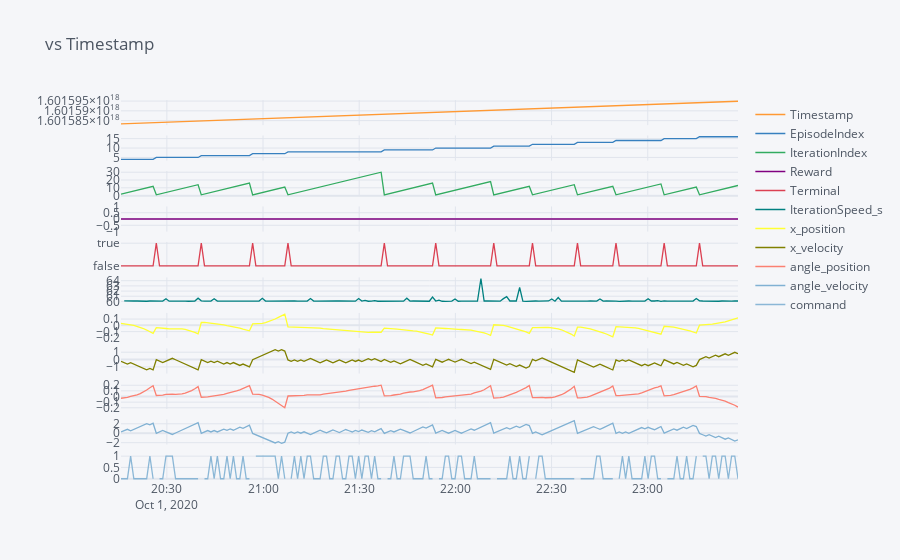
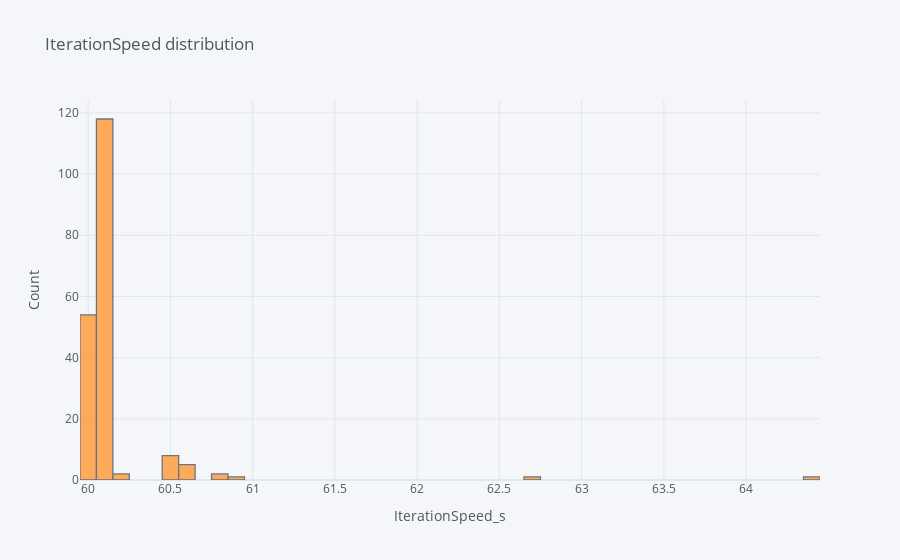

Notebook cell for these charts, in order:
### Markdown cell above
## Iteration speed

### Code cell
plotdf = df
plotdf.index= df['Timestamp']
plotdf.iplot(
    subplots=True,
    shared_xaxes=True,
    title = 'vs Timestamp'
    )

plotdf['IterationSpeed_s'].iplot(
    title = 'IterationSpeed distribution',
    kind='hist',
    xTitle='IterationSpeed_s',
    yTitle='Count'
    )

### Figure 1 — Plotly figure (JSON) as saved in the notebook; plotly's stock layout.template omitted (floating-point values rounded to 4 significant figures; data arrays with more than 128 entries replaced by an {"elided": "..."} marker saying what was removed)
{"data": [{"line": {"color": "rgba(255, 153, 51, 1.0)", "dash": "solid", "shape": "linear", "width": 1.3}, "mode": "lines", "name": "Timestamp", "text": "", "type": "scatter", "x": {"elided": "193 str values"}, "xaxis": "x", "y": {"elided": "193 int values"}, "yaxis": "y"}, {"line": {"color": "rgba(55, 128, 191, 1.0)", "dash": "solid", "shape": "linear", "width": 1.3}, "mode": "lines", "name": "EpisodeIndex", "text": "", "type": "scatter", "x": {"elided": "193 str values"}, "xaxis": "x2", "y": {"elided": "193 int values"}, "yaxis": "y2"}, {"line": {"color": "rgba(50, 171, 96, 1.0)", "dash": "solid", "shape": "linear", "width": 1.3}, "mode": "lines", "name": "IterationIndex", "text": "", "type": "scatter", "x": {"elided": "193 str values"}, "xaxis": "x3", "y": {"elided": "193 int values"}, "yaxis": "y3"}, {"line": {"color": "rgba(128, 0, 128, 1.0)", "dash": "solid", "shape": "linear", "width": 1.3}, "mode": "lines", "name": "Reward", "text": "", "type": "scatter", "x": {"elided": "193 str values"}, "xaxis": "x4", "y": {"elided": "193 int values"}, "yaxis": "y4"}, {"line": {"color": "rgba(219, 64, 82, 1.0)", "dash": "solid", "shape": "linear", "width": 1.3}, "mode": "lines", "name": "Terminal", "text": "", "type": "scatter", "x": {"elided": "193 str values"}, "xaxis": "x5", "y": {"elided": "193 bool values"}, "yaxis": "y5"}, {"line": {"color": "rgba(0, 128, 128, 1.0)", "dash": "solid", "shape": "linear", "width": 1.3}, "mode": "lines", "name": "IterationSpeed_s", "text": "", "type": "scatter", "x": {"elided": "193 str values"}, "xaxis": "x6", "y": {"elided": "193 mixed values"}, "yaxis": "y6"}, {"line": {"color": "rgba(255, 255, 51, 1.0)", "dash": "solid", "shape": "linear", "width": 1.3}, "mode": "lines", "name": "x_position", "text": "", "type": "scatter", "x": {"elided": "193 str values"}, "xaxis": "x7", "y": {"elided": "193 float values"}, "yaxis": "y7"}, {"line": {"color": "rgba(128, 128, 0, 1.0)", "dash": "solid", "shape": "linear", "width": 1.3}, "mode": "lines", "name": "x_velocity", "text": "", "type": "scatter", "x": {"elided": "193 str values"}, "xaxis": "x8", "y": {"elided": "193 float values"}, "yaxis": "y8"}, {"line": {"color": "rgba(251, 128, 114, 1.0)", "dash": "solid", "shape": "linear", "width": 1.3}, "mode": "lines", "name": "angle_position", "text": "", "type": "scatter", "x": {"elided": "193 str values"}, "xaxis": "x9", "y": {"elided": "193 float values"}, "yaxis": "y9"}, {"line": {"color": "rgba(128, 177, 211, 1.0)", "dash": "solid", "shape": "linear", "width": 1.3}, "mode": "lines", "name": "angle_velocity", "text": "", "type": "scatter", "x": {"elided": "193 str values"}, "xaxis": "x10", "y": {"elided": "193 float values"}, "yaxis": "y10"}, {"line": {"color": "rgba(128, 177, 211, 0.8999999999999999)", "dash": "solid", "shape": "linear", "width": 1.3}, "mode": "lines", "name": "command", "text": "", "type": "scatter", "x": {"elided": "193 str values"}, "xaxis": "x11", "y": {"elided": "193 mixed values"}, "yaxis": "y11"}], "layout": {"autosize": true, "legend": {"bgcolor": "#F5F6F9", "font": {"color": "#4D5663"}}, "paper_bgcolor": "#F5F6F9", "plot_bgcolor": "#F5F6F9", "title": {"font": {"color": "#4D5663"}, "text": "vs Timestamp"}, "xaxis": {"anchor": "y", "autorange": true, "domain": [0, 1], "gridcolor": "#E1E5ED", "matches": "x11", "range": ["2020-10-01 20:15:41.807", "2020-10-01 23:28:09.299"], "showgrid": true, "showticklabels": false, "tickfont": {"color": "#4D5663"}, "title": {"font": {"color": "#4D5663"}, "text": ""}, "type": "date", "zerolinecolor": "#E1E5ED"}, "xaxis10": {"anchor": "y10", "autorange": true, "domain": [0, 1], "gridcolor": "#E1E5ED", "matches": "x11", "range": ["2020-10-01 20:15:41.807", "2020-10-01 23:28:09.299"], "showgrid": true, "showticklabels": false, "tickfont": {"color": "#4D5663"}, "title": {"font": {"color": "#4D5663"}, "text": ""}, "type": "date", "zerolinecolor": "#E1E5ED"}, "xaxis11": {"anchor": "y11", "autorange": true, "domain": [0, 1], "gridcolor": "#E1E5ED", "range": ["2020-10-01 20:15:41.807", "2020-10-01 23:28:09.299"], "showgrid": true, "tickfont": {"color": "#4D5663"}, "title": {"font": {"color": "#4D5663"}, "text": ""}, "type": "date", "zerolinecolor": "#E1E5ED"}, "xaxis2": {"anchor": "y2", "autorange": true, "domain": [0, 1], "gridcolor": "#E1E5ED", "matches": "x11", "range": ["2020-10-01 20:15:41.807", "2020-10-01 23:28:09.299"], "showgrid": true, "showticklabels": false, "tickfont": {"color": "#4D5663"}, "title": {"font": {"color": "#4D5663"}, "text": ""}, "type": "date", "zerolinecolor": "#E1E5ED"}, "xaxis3": {"anchor": "y3", "autorange": true, "domain": [0, 1], "gridcolor": "#E1E5ED", "matches": "x11", "range": ["2020-10-01 20:15:41.807", "2020-10-01 23:28:09.299"], "showgrid": true, "showticklabels": false, "tickfont": {"color": "#4D5663"}, "title": {"font": {"color": "#4D5663"}, "text": ""}, "type": "date", "zerolinecolor": "#E1E5ED"}, "xaxis4": {"anchor": "y4", "autorange": true, "domain": [0, 1], "gridcolor": "#E1E5ED", "matches": "x11", "range": ["2020-10-01 20:15:41.807", "2020-10-01 23:28:09.299"], "showgrid": true, "showticklabels": false, "tickfont": {"color": "#4D5663"}, "title": {"font": {"color": "#4D5663"}, "text": ""}, "type": "date", "zerolinecolor": "#E1E5ED"}, "xaxis5": {"anchor": "y5", "autorange": true, "domain": [0, 1], "gridcolor": "#E1E5ED", "matches": "x11", "range": ["2020-10-01 20:15:41.807", "2020-10-01 23:28:09.299"], "showgrid": true, "showticklabels": false, "tickfont": {"color": "#4D5663"}, "title": {"font": {"color": "#4D5663"}, "text": ""}, "type": "date", "zerolinecolor": "#E1E5ED"}, "xaxis6": {"anchor": "y6", "autorange": true, "domain": [0, 1], "gridcolor": "#E1E5ED", "matches": "x11", "range": ["2020-10-01 20:15:41.807", "2020-10-01 23:28:09.299"], "showgrid": true, "showticklabels": false, "tickfont": {"color": "#4D5663"}, "title": {"font": {"color": "#4D5663"}, "text": ""}, "type": "date", "zerolinecolor": "#E1E5ED"}, "xaxis7": {"anchor": "y7", "autorange": true, "domain": [0, 1], "gridcolor": "#E1E5ED", "matches": "x11", "range": ["2020-10-01 20:15:41.807", "2020-10-01 23:28:09.299"], "showgrid": true, "showticklabels": false, "tickfont": {"color": "#4D5663"}, "title": {"font": {"color": "#4D5663"}, "text": ""}, "type": "date", "zerolinecolor": "#E1E5ED"}, "xaxis8": {"anchor": "y8", "autorange": true, "domain": [0, 1], "gridcolor": "#E1E5ED", "matches": "x11", "range": ["2020-10-01 20:15:41.807", "2020-10-01 23:28:09.299"], "showgrid": true, "showticklabels": false, "tickfont": {"color": "#4D5663"}, "title": {"font": {"color": "#4D5663"}, "text": ""}, "type": "date", "zerolinecolor": "#E1E5ED"}, "xaxis9": {"anchor": "y9", "autorange": true, "domain": [0, 1], "gridcolor": "#E1E5ED", "matches": "x11", "range": ["2020-10-01 20:15:41.807", "2020-10-01 23:28:09.299"], "showgrid": true, "showticklabels": false, "tickfont": {"color": "#4D5663"}, "title": {"font": {"color": "#4D5663"}, "text": ""}, "type": "date", "zerolinecolor": "#E1E5ED"}, "yaxis": {"anchor": "x", "autorange": true, "domain": [0.9339, 1], "gridcolor": "#E1E5ED", "range": [1601582700279666700, 1601595530826333400], "showgrid": true, "tickfont": {"color": "#4D5663"}, "title": {"font": {"color": "#4D5663"}, "text": ""}, "type": "linear", "zerolinecolor": "#E1E5ED"}, "yaxis10": {"anchor": "x10", "autorange": true, "domain": [0.09339, 0.1595], "gridcolor": "#E1E5ED", "range": [-2.385, 2.937], "showgrid": true, "tickfont": {"color": "#4D5663"}, "title": {"font": {"color": "#4D5663"}, "text": ""}, "type": "linear", "zerolinecolor": "#E1E5ED"}, "yaxis11": {"anchor": "x11", "autorange": true, "domain": [0, 0.06612], "gridcolor": "#E1E5ED", "range": [-0.05556, 1.056], "showgrid": true, "tickfont": {"color": "#4D5663"}, "title": {"font": {"color": "#4D5663"}, "text": ""}, "type": "linear", "zerolinecolor": "#E1E5ED"}, "yaxis2": {"anchor": "x2", "autorange": true, "domain": [0.8405, 0.9066], "gridcolor": "#E1E5ED", "range": [3.333, 16.67], "showgrid": true, "tickfont": {"color": "#4D5663"}, "title": {"font": {"color": "#4D5663"}, "text": ""}, "type": "linear", "zerolinecolor": "#E1E5ED"}, "yaxis3": {"anchor": "x3", "autorange": true, "domain": [0.7471, 0.8132], "gridcolor": "#E1E5ED", "range": [-0.6111, 31.61], "showgrid": true, "tickfont": {"color": "#4D5663"}, "title": {"font": {"color": "#4D5663"}, "text": ""}, "type": "linear", "zerolinecolor": "#E1E5ED"}, "yaxis4": {"anchor": "x4", "autorange": true, "domain": [0.6537, 0.7198], "gridcolor": "#E1E5ED", "range": [-1, 1], "showgrid": true, "tickfont": {"color": "#4D5663"}, "title": {"font": {"color": "#4D5663"}, "text": ""}, "type": "linear", "zerolinecolor": "#E1E5ED"}, "yaxis5": {"anchor": "x5", "autorange": true, "domain": [0.5603, 0.6264], "gridcolor": "#E1E5ED", "range": [-0.05556, 1.056], "showgrid": true, "tickfont": {"color": "#4D5663"}, "title": {"font": {"color": "#4D5663"}, "text": ""}, "type": "category", "zerolinecolor": "#E1E5ED"}, "yaxis6": {"anchor": "x6", "autorange": true, "domain": [0.4669, 0.5331], "gridcolor": "#E1E5ED", "range": [59.77, 64.64], "showgrid": true, "tickfont": {"color": "#4D5663"}, "title": {"font": {"color": "#4D5663"}, "text": ""}, "type": "linear", "zerolinecolor": "#E1E5ED"}, "yaxis7": {"anchor": "x7", "autorange": true, "domain": [0.3736, 0.4397], "gridcolor": "#E1E5ED", "range": [-0.2023, 0.1981], "showgrid": true, "tickfont": {"color": "#4D5663"}, "title": {"font": {"color": "#4D5663"}, "text": ""}, "type": "linear", "zerolinecolor": "#E1E5ED"}, "yaxis8": {"anchor": "x8", "autorange": true, "domain": [0.2802, 0.3463], "gridcolor": "#E1E5ED", "range": [-1.895, 1.515], "showgrid": true, "tickfont": {"color": "#4D5663"}, "title": {"font": {"color": "#4D5663"}, "text": ""}, "type": "linear", "zerolinecolor": "#E1E5ED"}, "yaxis9": {"anchor": "x9", "autorange": true, "domain": [0.1868, 0.2529], "gridcolor": "#E1E5ED", "range": [-0.2223, 0.2234], "showgrid": true, "tickfont": {"color": "#4D5663"}, "title": {"font": {"color": "#4D5663"}, "text": ""}, "type": "linear", "zerolinecolor": "#E1E5ED"}}}

### Figure 2 — Plotly figure (JSON) as saved in the notebook; plotly's stock layout.template omitted (floating-point values rounded to 4 significant figures; data arrays with more than 128 entries replaced by an {"elided": "..."} marker saying what was removed)
{"data": [{"histfunc": "count", "histnorm": "", "marker": {"color": "rgba(255, 153, 51, 1.0)", "line": {"color": "#4D5663", "width": 1.3}}, "name": "IterationSpeed_s", "opacity": 0.8, "orientation": "v", "type": "histogram", "x": {"elided": "193 float values"}}], "layout": {"autosize": true, "barmode": "overlay", "legend": {"bgcolor": "#F5F6F9", "font": {"color": "#4D5663"}}, "paper_bgcolor": "#F5F6F9", "plot_bgcolor": "#F5F6F9", "title": {"font": {"color": "#4D5663"}, "text": "IterationSpeed distribution"}, "xaxis": {"autorange": true, "gridcolor": "#E1E5ED", "range": [59.95, 64.45], "showgrid": true, "tickfont": {"color": "#4D5663"}, "title": {"font": {"color": "#4D5663"}, "text": "IterationSpeed_s"}, "type": "linear", "zerolinecolor": "#E1E5ED"}, "yaxis": {"autorange": true, "gridcolor": "#E1E5ED", "range": [0, 124.2], "showgrid": true, "tickfont": {"color": "#4D5663"}, "title": {"font": {"color": "#4D5663"}, "text": "Count"}, "zerolinecolor": "#E1E5ED"}}}
